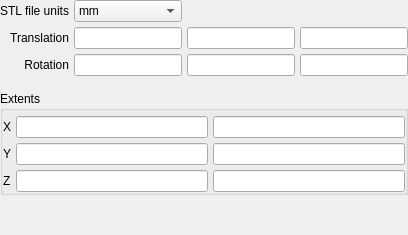
         <widget class="QWidget" name="stl">
          <layout class="QGridLayout" name="gridLayout_11">
           <property name="margin">
            <number>0</number>
           </property>
           <property name="spacing">
            <number>5</number>
           </property>
           <item row="0" column="0">
            <widget class="QLabel" name="label_24">
             <property name="text">
              <string>STL file units</string>
             </property>
             <property name="alignment">
              <set>Qt::AlignRight|Qt::AlignTrailing|Qt::AlignVCenter</set>
             </property>
            </widget>
           </item>
           <item row="1" column="1">
            <widget class="QLineEdit" name="lineedit_stl_translation_x"/>
           </item>
           <item row="1" column="2">
            <widget class="QLineEdit" name="lineedit_stl_translation_y"/>
           </item>
           <item row="1" column="3">
            <widget class="QLineEdit" name="lineedit_stl_translation_z"/>
           </item>
           <item row="2" column="0">
            <widget class="QLabel" name="label_57">
             <property name="text">
              <string>Rotation</string>
             </property>
             <property name="alignment">
              <set>Qt::AlignRight|Qt::AlignTrailing|Qt::AlignVCenter</set>
             </property>
            </widget>
           </item>
           <item row="2" column="1">
            <widget class="QLineEdit" name="lineedit_stl_rotation_x"/>
           </item>
           <item row="2" column="3">
            <widget class="QLineEdit" name="lineedit_stl_rotation_z"/>
           </item>
           <item row="5" column="0">
            <spacer name="verticalSpacer">
             <property name="orientation">
              <enum>Qt::Vertical</enum>
             </property>
             <property name="sizeHint" stdset="0">
              <size>
               <width>20</width>
               <height>40</height>
              </size>
             </property>
            </spacer>
           </item>
           <item row="0" column="1">
            <widget class="QComboBox" name="combobox_stl_units">
             <item>
              <property name="text">
               <string>mm</string>
              </property>
             </item>
             <item>
              <property name="text">
               <string>cm</string>
              </property>
             </item>
             <item>
              <property name="text">
               <string>m</string>
              </property>
             </item>
             <item>
              <property name="text">
               <string>in</string>
              </property>
             </item>
             <item>
              <property name="text">
               <string>ft</string>
              </property>
             </item>
            </widget>
           </item>
           <item row="2" column="2">
            <widget class="QLineEdit" name="lineedit_stl_rotation_y"/>
           </item>
           <item row="1" column="0">
            <widget class="QLabel" name="label_25">
             <property name="text">
              <string>Translation</string>
             </property>
             <property name="alignment">
              <set>Qt::AlignRight|Qt::AlignTrailing|Qt::AlignVCenter</set>
             </property>
            </widget>
           </item>
           <item row="3" column="0">
            <spacer name="verticalSpacer_28">
             <property name="orientation">
              <enum>Qt::Vertical</enum>
             </property>
             <property name="sizeType">
              <enum>QSizePolicy::Maximum</enum>
             </property>
             <property name="sizeHint" stdset="0">
              <size>
               <width>20</width>
               <height>10</height>
              </size>
             </property>
            </spacer>
           </item>
           <item row="4" column="0" colspan="4">
            <widget class="QGroupBox" name="groupBox_12">
             <property name="title">
              <string>Extents</string>
             </property>
             <property name="flat">
              <bool>true</bool>
             </property>
             <layout class="QGridLayout" name="gridLayout_32">
              <property name="leftMargin">
               <number>0</number>
              </property>
              <property name="topMargin">
               <number>5</number>
              </property>
              <property name="rightMargin">
               <number>0</number>
              </property>
              <property name="bottomMargin">
               <number>0</number>
              </property>
              <property name="spacing">
               <number>5</number>
              </property>
              <item row="0" column="1">
               <widget class="QLineEdit" name="lineedit_stl_extent_x_min">
                <property name="readOnly">
                 <bool>true</bool>
                </property>
               </widget>
              </item>
              <item row="0" column="0">
               <widget class="QLabel" name="label_62">
                <property name="text">
                 <string>X</string>
                </property>
               </widget>
              </item>
              <item row="1" column="1">
               <widget class="QLineEdit" name="lineedit_stl_extent_y_min">
                <property name="readOnly">
                 <bool>true</bool>
                </property>
               </widget>
              </item>
              <item row="1" column="2">
               <widget class="QLineEdit" name="lineedit_stl_extent_y_max"/>
              </item>
              <item row="0" column="2">
               <widget class="QLineEdit" name="lineedit_stl_extent_x_max">
                <property name="readOnly">
                 <bool>true</bool>
                </property>
               </widget>
              </item>
              <item row="2" column="1">
               <widget class="QLineEdit" name="lineedit_stl_extent_z_min">
                <property name="readOnly">
                 <bool>true</bool>
                </property>
               </widget>
              </item>
              <item row="2" column="2">
               <widget class="QLineEdit" name="lineedit_stl_extent_z_max">
                <property name="readOnly">
                 <bool>true</bool>
                </property>
               </widget>
              </item>
              <item row="1" column="0">
               <widget class="QLabel" name="label_63">
                <property name="text">
                 <string>Y</string>
                </property>
               </widget>
              </item>
              <item row="2" column="0">
               <widget class="QLabel" name="label_64">
                <property name="text">
                 <string>Z</string>
                </property>
               </widget>
              </item>
             </layout>
            </widget>
           </item>
          </layout>
         </widget>
